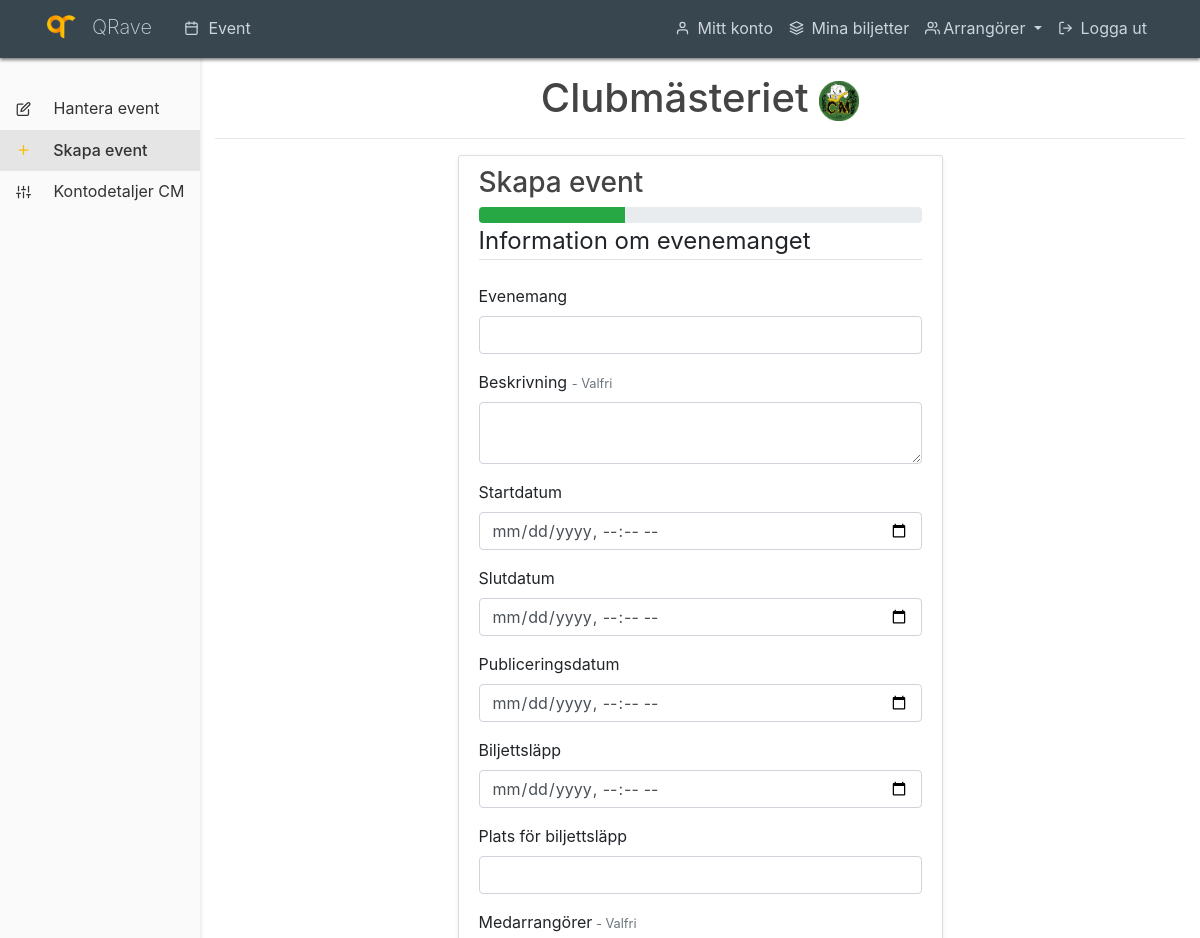
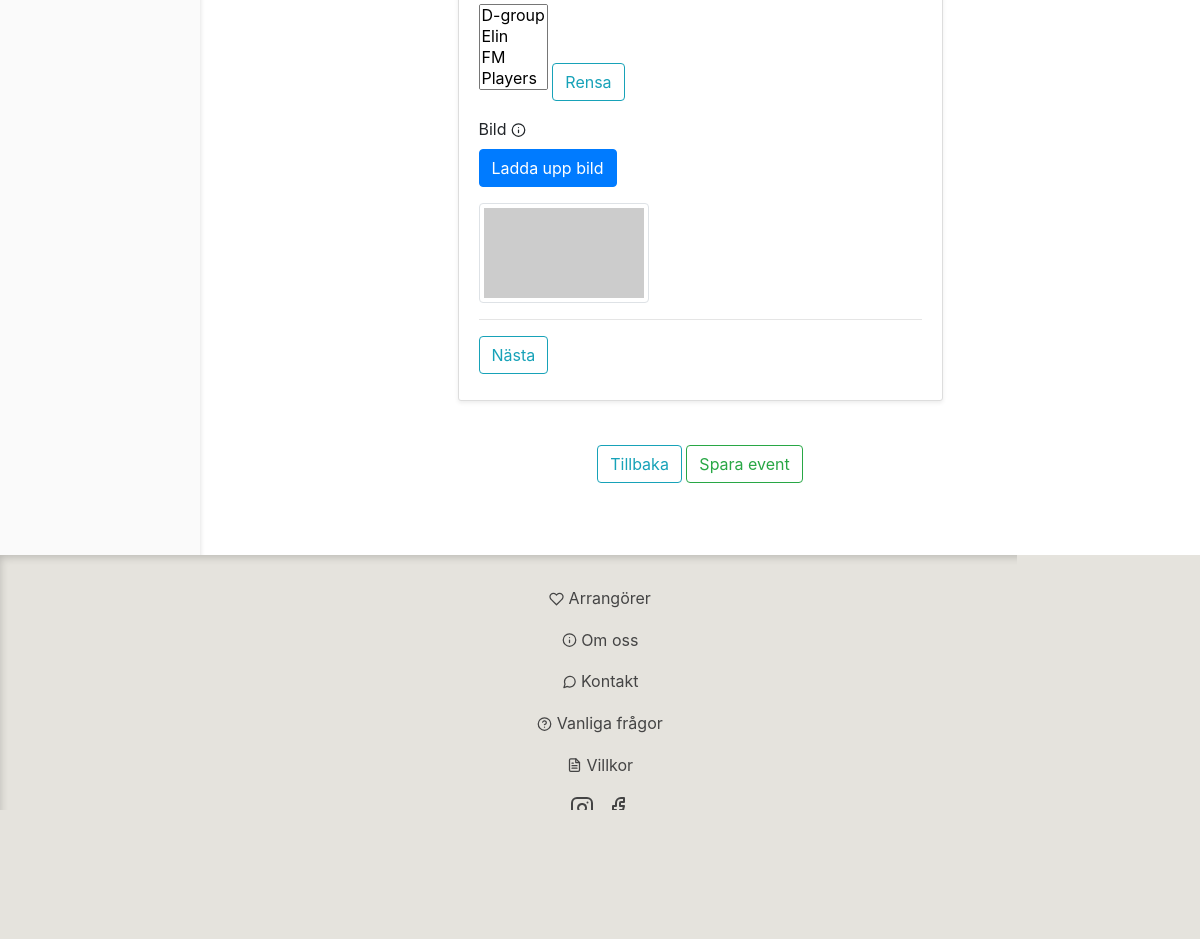
Page /hostAdmin/create_event/1 (signed in) on the committed database (2 pictures, top to bottom).
### qrave/models.py (models this page shows)
class Hosts(db.Model):
    id = db.Column(db.Integer, primary_key=True)
    short_name = db.Column(db.String(10), unique=True)
    long_name = db.Column(db.String(100), unique=True)
    image = db.Column(db.Text, nullable=False, default='images/defaultHost.jpg')
    description = db.Column(db.Text, nullable=True)
    incognito = db.Column(db.Boolean, nullable=False, default=False)
    events = db.relationship("Events", backref="host")
    def __repr__(self):
        return self.short_name

### qrave/hostAdmin/routes.py (the view, shortened to what this page needs)
@host_blueprint.route("/hostAdmin/create_event/<int:host_id>", methods=['GET', 'POST'])
def createEvent(host_id):
    host = Hosts.query.filter_by(id=host_id).first()
    if not current_user.is_authenticated:
        return redirect(url_for('users.login', next=request.url))
    if not current_user.is_host(Hosts.query.filter_by(id=host_id).first().id):
        return redirect(url_for('main.home'))
    form = CreateEventForm(CombinedMultiDict((request.files, request.form)))
    form.event.form.cohosts.choices = [(h.id, h.short_name) for h in Hosts.query.filter(not_(Hosts.id.contains(host_id))).order_by('short_name')]
    if request.method == "GET":
        form.products.append_entry()
    if request.form.get('products') == "no":
        form.products.entries.clear()
    return render_template('hostAdmin/create_event.html', form=form, title='Skapa event', host=host, host_id=host_id, host_sidenav=True)

### qrave/hostAdmin/forms.py (shortened to what this page needs)
class CreateEventForm(FlaskForm):
    event = FormField(EventForm)
    products = FieldList(FormField(ProductForm),
        min_entries=0,
        max_entries=20)
    tickets = FieldList(FormField(TicketForm),
        min_entries=1,
        max_entries=20)

class EventForm(Form):
    event_name = StringField('Evenemang', validators=[InputRequired(), Length(min=1, max=99)])
    description = TextAreaField('Beskrivning', validators=[Optional()])
    date_start = DateTimeLocalField('Startdatum', format='%Y-%m-%dT%H:%M', validators=[InputRequired()])
    date_end = DateTimeLocalField('Slutdatum', format='%Y-%m-%dT%H:%M', validators=[InputRequired()])
    date_publication = DateTimeLocalField('Publiceringsdatum', format='%Y-%m-%dT%H:%M', validators=[InputRequired()])
    date_ticket_release = DateTimeLocalField('Biljettsläpp', format='%Y-%m-%dT%H:%M', validators=[InputRequired()])
    location_tr = StringField('Plats för biljettsläpp', validators=[InputRequired()])
    cohosts = SelectMultipleField('Medarrangörer', choices=[], coerce=int)
    image = FileField('Bild', validators=[FileAllowed(photos, 'Endast bilder tillåts!')])
    edit = HiddenField('editOrCreate', default=False)

### qrave/models.py (called while the page is built)
@login_manager.user_loader
def load_user(user_id):
    return db.session.query(Users).get(int(user_id))

    def is_admin(self):
        for role in self.roles:
            if role.name == "admin":
                return True
        return False

    def is_host(self, host_id: int=None):
        if host_id is None and len(self.hosts) > 0:
            return True
        else:
            for host in self.hosts:
                if host.id == host_id:
                    return True
        return False

### qrave/templates/hostAdmin/create_event.html (shortened to what this page needs)
{% extends "layout.html" %}
{% block content %}
<h1 style="text-align: center;">{{host.long_name}} <img src="/static/{{host.image}}?v={{ date }}" class="host-top-image" alt=""></h1>
<hr>
<div class="content-section col-md-8 offset-md-2 col-lg-6 offset-lg-3" id="createeventcontainer">
        <form method="POST" action="" id="createeventform" enctype="multipart/form-data">
            <h3>Skapa event</h3>
            <div id="progress-bar">
                <div class="progress">
                    <div class="progress-bar bg-success" role="progressbar" style="width: 33%" aria-valuenow="33" aria-valuemin="0" aria-valuemax="100"></div>
                </div>
            </div>
            <fieldset class="form-group">
                <legend class="border-bottom mb-4">Information om evenemanget</legend>
                {% for field in form.event %}
                {% if field.flags.hidden or field.type == "FieldList" or field.type == "FileField" or field.type == "SelectMultipleField" %}
                {% elif field.type == "TextAreaField" %}
                <div class="form-group">
                    {{ field.label(class="form-control-label") }}
                    {% if not field.flags.required %}<small class="text-muted"> - Valfri</small>{% endif %}
                    {{ field(class="form-control summernote") }}
                </div>
                {% else %}
                <div class="form-group">
                    {{ field.label(class="form-control-label") }}
                    {{ field(class="form-control") }}
                </div>
                {% endif %}
                {% endfor %}
                <div class="form-group">
                    {{ form.event.cohosts.label(class="form-control-label") }}<small class="text-muted"> - Valfri</small><br>
                    {{ form.event.cohosts(class="selectpicker", data_live_search="true") }}
                    <button type="button" class="btn btn-outline-info" id="removeCoHosts">Rensa</button>
                </div>
                <div class="form-group">
                    {{ form.event.image.label(class="form-control-label") }}
                    <a id="tooltip_event" data-toggle="tooltip" data-placement="right" title="Ladda upp bilden för evenemanget. OBS! Bilden behöver vara i .jpg- eller .png format">
                        <i data-feather="info" style="width: 15px; padding-bottom: 2px;"></i>
                    </a><br>
                    <div class="input-group mb-3">
                            <button type="button" class="browse btn btn-primary">Ladda upp bild</button>
                    </div>
                    <div class="row">
                        <div class="col-6">
                            <img src="https://placehold.it/160x90?text=16x9" id="preview" class="img-thumbnail">
                        </div>
                    </div>
                </div>
                <hr>
                <input type="button" name="next" onclick="window.scrollTo({ top: 0, behavior: 'smooth' });" class="next btn btn-outline-info" value="Nästa"/>
            </fieldset>
        </form>
    </div>
    <div class="row justify-content-center" id="previewEvent">
        <div class="form-group py-4">
            <input type="button" name="prev" class="prev btn btn-outline-info" value="Tillbaka"/>
            <input type="button" name="save" class="next btn btn-outline-success" value="Spara event"/>
        </div>
    </div>
{% endblock content %}
{% block head %}
<link rel="stylesheet" href="https://cdn.jsdelivr.net/npm/bootstrap-select@1.13.9/dist/css/bootstrap-select.min.css">
<link href="https://cdn.jsdelivr.net/npm/summernote@0.8.16/dist/summernote.min.css" rel="stylesheet">
<link href="https://cdn.jsdelivr.net/npm/summernote@0.8.16/dist/summernote-bs4.min.css" rel="stylesheet">
{% endblock head %}

### qrave/templates/layout.html (shortened to what this page needs)
<!DOCTYPE html>
<html lang="sv">
<head>
  <link rel="stylesheet" href="https://stackpath.bootstrapcdn.com/bootstrap/4.4.1/css/bootstrap.min.css">
  <link rel="stylesheet" type="text/css" href="{{ url_for('static', filename='site.css') }}">
  {% block head %}
  {% endblock %}
</head>
<body>
  <header class="site-header">
    <nav class="navbar navbar-expand-md navbar-dark bg-steel fixed-top">
      <div class="container">
        <a class="navbar-brand mr-4" style="font-weight: 200; color: #cbd5db" href="/">
          <img style="width:2rem; margin-right: 15px; padding-bottom: 5px" src="/static/meta/icons/android-chrome-192x192.png">QRave</a>
        <div class="collapse navbar-collapse" id="navbarToggle">
          <div class="navbar-nav mr-auto">
            <a class="nav-item nav-link" href="{{ url_for('main.events') }}">
              <i data-feather="calendar" style="width: 15px; padding-bottom: 4px; margin-right: 5px"></i>
              Event
            </a>
          </div>
          <div class="navbar-nav">
            {% if current_user.is_authenticated %}
              {% if not current_user.is_admin() %}
              <a class="nav-item nav-link" href="{{ url_for('users.account') }}">
                <i data-feather="user" style="width: 15px; padding-bottom: 4px; margin-right: 3px"></i>
                Mitt konto
              </a>
              <a class="nav-link" href="{{ url_for('users.tickets') }}">
                <i data-feather="layers" style="width: 15px; padding-bottom: 4px; margin-right: 3px"></i>
                Mina biljetter</a>
              {% endif %}
              {% if current_user.is_host() %}
                {% if current_user.hosts|length > 1 %}
                  <li class="nav-item dropdown">
                    <a class="nav-link dropdown-toggle" href="#" id="hostDropdown" role="button" data-toggle="dropdown" aria-haspopup="true" aria-expanded="false">
                      <i data-feather="users" style="width: 15px; padding-bottom: 4px; margin-right: 3px"></i>Arrangörer
                    </a>
                  </li>
                {% else %}
                  <a class="nav-item nav-link" href="/hostAdmin/{{current_user.hosts[0].id}}">
                    <i data-feather="users" style="width: 15px; padding-bottom: 4px; margin-right: 3px"></i>
                    {{current_user.hosts[0]}}</a>
                {% endif %}
              {% endif %}
              <a class="nav-item nav-link" href="{{ url_for('users.logout') }}">
                <i data-feather="log-out" style="width: 15px; padding-bottom: 4px;margin-right: 3px"></i>
                Logga ut</a>
            {% endif %}
          </div>
        </div>
      </div>
    </nav>
  </header>
  <div class="container-fluid">
  <div class="row">
  {% if host_sidenav %}
  <nav class="nav sidebar col-md-3 col-lg-2">
    <div class="sidebar-sticky">
      <a class="nav-link" href="/hostAdmin/{{host.id}}"><i data-feather="edit" style="width: 15px; padding-bottom: 2px; margin-right: 18px"></i> Hantera event</a>
      <a class="nav-link" href="/hostAdmin/create_event/{{host.id}}"><i data-feather="plus" style="width: 15px; padding-bottom: 2px; margin-right: 18px"></i> Skapa event</a>
      <a class="nav-link" href="/hostAdmin/account/{{host.id}}"><i data-feather="sliders" style="width: 15px; padding-bottom: 2px; margin-right: 18px"></i> Kontodetaljer {{ host.short_name }}</a>
    </div>
  </nav>
  {% endif %}
  {% if host_sidenav or admin_sidenav or ticket_sidenav %}
  <main role="main" class="container col-lg-10 offset-lg-2 col-md-9 offset-md-3">
  {% else %}
  <main role="main" class="container col-md-8">
  {% endif %}
        {% block content %}
        {% endblock %}
  </main>
</div>
</div>
<footer class="site-footer">
  <div class="py-3 text-center">
    <ul class="justify-content-center align-items-center text-center">
      <li list-style-type="none">
        <a class="footer-link" href="{{ url_for('main.hosts') }}">
          <i data-feather="heart" style="width: 15px; padding-bottom: 2px;"></i>
          Arrangörer
        </a>
      </li>
        <li list-style-type="none">
          <a class="footer-link" href="{{ url_for('main.about') }}">
            <i data-feather="info" style="width: 15px; padding-bottom: 2px;"></i>
            Om oss
          </a>
        </li>
        <li>
          <a class="footer-link" href="{{ url_for('main.contact') }}">
            <i data-feather="message-circle" style="width: 15px; padding-bottom: 2px;"></i>
            Kontakt
          </a>
        </li>
        <li>
          <a class="footer-link" href="{{ url_for('main.faq') }}">
            <i data-feather="help-circle" style="width: 15px; padding-bottom: 2px;"></i>
            Vanliga frågor
          </a>
        </li>
        <li>
          <a class="footer-link" href="{{ url_for('main.terms') }}">
            <i data-feather="file-text" style="width: 15px; padding-bottom: 2px;"></i>
            Villkor
          </a>
        </li>
        <li>
          <a class="footer-link" href="https://www.instagram.com/qraveliu/" style=" padding-right: 7px">
            <i data-feather="instagram"></i></a>
          <a class="footer-link" href="https://www.facebook.com/qraveliu/">
            <i data-feather="facebook"></i>
          </a>
        </li>
        <li>
          <a class="footer-link">Copyright © 2020
            <a class="footer-link" href="{{ url_for('main.home') }}"> <b>QRave.se</b></a>
          </a>
        </li>
        <li>
          <a class="footer-link"  href="https://www.swish.nu/"><img src="/static/images/Swish_QRave.png" style="height: 30px; padding-right:20px"></a>
          <a class="footer-link"><img src="/static/images/KK_footer.png" style="height: 30px; padding-right:20px"></a>
          <a class="footer-link"><img src="/static/images/Karallen_footer.png" style="height: 30px; padding-right:20px"></a>
          <a class="footer-link"><img src="/static/images/hg_footer.png" style="height: 30px; padding-right:20px"></a>
          <a class="footer-link"><img src="/static/images/flamman_footer.png" style="height: 30px; padding-right:20px"></a>
        </li>
      </ul>
  </div>
</footer>
</body>
</html>

### qrave/static/site.css (style rules this page uses)
body { background: white; margin-top: 57.8px; margin-bottom: 25rem; }
main { padding-top: 1rem; padding-bottom: 1rem; }
html { position: relative; min-height: 100%; }
.bg-steel { background-color: #384650 !important; box-shadow: 0 .125rem 0.2rem rgba(0,0,0,.5)!important; }
h1, h2, h3, h4, h5, h6 { color: #444444; }
.bg-steel { background-color: #596167; }
.content-section { background: #ffffff; padding: 10px 20px; border: 1px solid #dddddd; border-radius: 3px; margin-bottom: 20px; box-shadow: 0 .125rem .25rem rgba(0,0,0,.075)!important; }
footer { padding: 15px; width: 100%; position: absolute; bottom: 0; height: 24rem; z-index: 100; }
.footer-link { color: #444444; }
footer li { margin-bottom: 1rem; }
footer ul { list-style: none; padding-inline-start: 0px; }
.site-footer { background-color: #e5e3dd; box-shadow: inset 0 .125rem 0.5rem rgba(0,0,0,.2)!important; }
.site-header .navbar-nav .nav-link { color: #cbd5db; }
.navbar-brand { padding-bottom: 0px !important; padding-top: 0px !important; }
.host-top-image { margin: auto; height: 40px; position: center; }
.sidebar { box-shadow: 1px 0 4px rgba(0, 0, 0, .1); background-color: #fafafa; position: fixed; top: 0; bottom: 0; padding-top: 56px; z-index: 50; padding-right: 0; }
.sidebar-sticky { position: sticky; position: -webkit-sticky; height: calc(100vh - 56px - 18rem); padding-top: 2rem; overflow-x: hidden; overflow-y: auto; width: 100%; }
.sidebar .nav-link { font-weight: 400; color: #333; white-space: nowrap; overflow: hidden; }
.sidebar .nav-link.active { font-weight: 500; color: #333; background-color: rgb(229,229,229); }
.sidebar .nav-link.active svg { stroke: #FFBA00; }

### rows in the picture
Hosts: short_name "CM", long_name "Clubmästeriet", image (placeholder picture)

### other values in the picture
{{ field.label(class="form-control-label") }} "Evenemang" "Startdatum" "Slutdatum" "Publiceringsdatum" "Biljettsläpp" "Plats för biljettsläpp"
{{ field.label(class="form-control-label") }} "Beskrivning"
